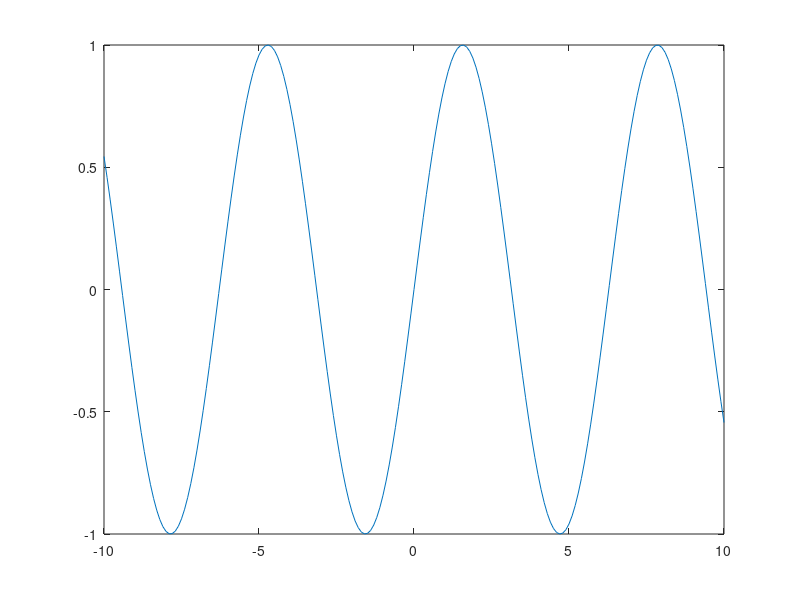

Source code (MATLAB):
% ---
% jupyter:
%   kernelspec:
%     display_name: Octave
%     language: octave
%     name: octave
% ---

% %% [markdown]
% A markdown cell

% %%
1 + 1

% %%
% a code cell with comments
2 + 2

% %%
% a simple plot
x = -10:0.1:10;
plot (x, sin (x));

% %%
%plot -w 800
% a simple plot with a magic instruction
x = -10:0.1:10;
plot (x, sin (x));

% %% [markdown]
% And to finish with, a Python cell

% %% {"language": "python"}
% a = 1

% %% {"language": "python"}
% a + 1
